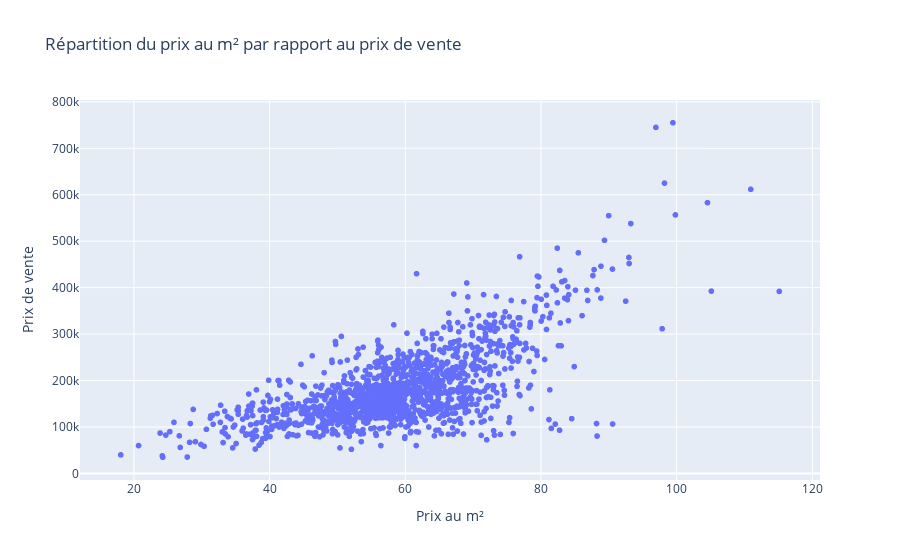

This figure's notebook cell:
### Code cell
fig = px.scatter(df,
    x='price_by_building', 
    y='SalePrice', 
    labels={
         "price_by_building": "Prix au m²",
         "SalePrice": "Prix de vente",
     },
    title="Répartition du prix au m² par rapport au prix de vente"
    )   
fig.show()

### Figure 1 — Plotly figure (JSON) as saved in the notebook; plotly's stock layout.template omitted (floating-point values rounded to 4 significant figures; data arrays with more than 128 entries replaced by an {"elided": "..."} marker saying what was removed)
{"data": [{"hovertemplate": "Prix au m²=%{x}<br>Prix de vente=%{y}<extra></extra>", "legendgroup": "", "marker": {"color": "#636efa", "symbol": "circle"}, "mode": "markers", "name": "", "showlegend": false, "type": "scattergl", "x": {"elided": "1457 float values"}, "xaxis": "x", "y": {"elided": "1457 int values"}, "yaxis": "y"}], "layout": {"legend": {"tracegroupgap": 0}, "title": {"text": "Répartition du prix au m² par rapport au prix de vente"}, "xaxis": {"anchor": "y", "domain": [0, 1], "title": {"text": "Prix au m²"}}, "yaxis": {"anchor": "x", "domain": [0, 1], "title": {"text": "Prix de vente"}}}}
